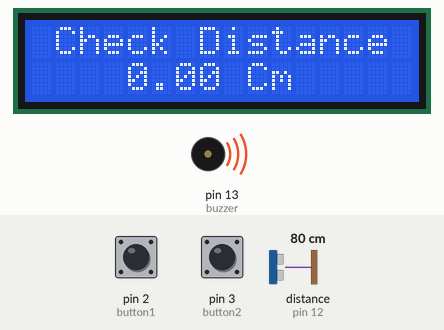
Bench run of a sketch on a simulated Arduino Uno, built with avr-gcc and run on an emulated ATmega328P. On the bench: 16×2 character LCD, buzzer (waves = sounding, pin HIGH). Wiring (inferred from the names in the program): ultrasonic range finder: trigger pin 11; echo pin 12. The test bench sets the inputs (shaded band); at power-on: distance to the obstacle (sensor on pin 12) 80 cm, pin 3 (button2) HIGH, pin 2 (button1) HIGH. The echo pulse lasts 58.3 µs per cm; pins used as bus, display or sensor lines are not drawn.

Above: at 1.29 s.
1.3 s: distance to the obstacle (sensor on pin 12) set to 2 cm
2.9 s: pin 3 (button2) pulled LOW for 0.15 s
At 3.01 s:
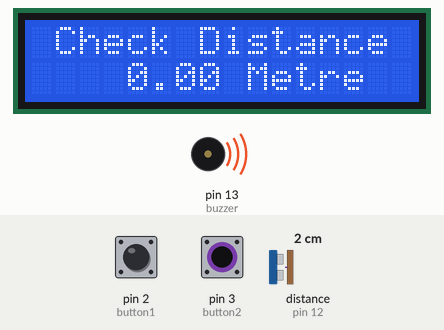
4.7 s: pin 3 (button2) pulled LOW for 1 s
At 4.8 s:
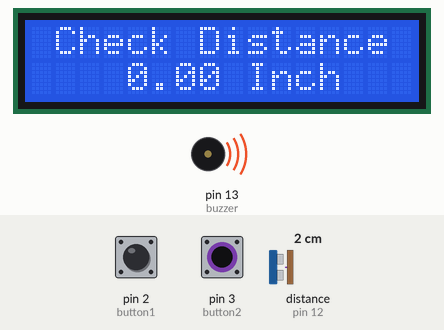
7.2 s: distance to the obstacle (sensor on pin 12) set to 4 cm
10.2 s: pin 2 (button1) pulled LOW for 0.15 s
At 10.62 s:
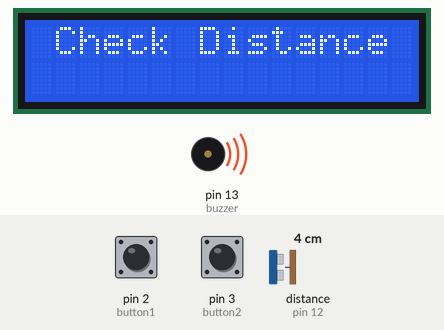
13.3 s: pin 3 (button2) pulled LOW for 0.15 s
At 13.42 s:
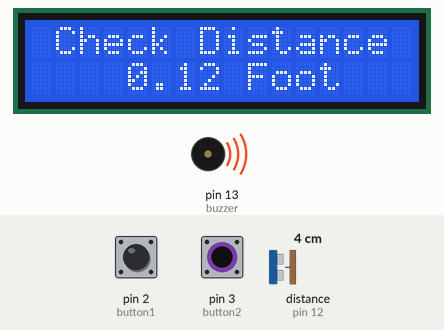
Timing chart, 0 to 16.1 s (numbered marks = the images above; inputs shaded):
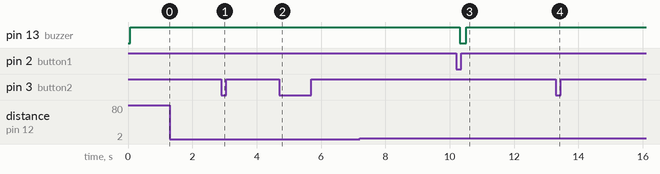

Measured:
- after the input at 2.9 s, the display: first differs from a run without the input after 0.11 s (image 1)
- after the input at 4.7 s, the display: first differs from a run without the input after 0.09 s (image 2)
- after the input at 10.2 s, pin 13 (buzzer): HIGH → LOW after 0.12 s, → HIGH 0.20 s later
- after the input at 13.3 s, the display: first differs from a run without the input after 0.12 s (image 4)

The sketch:

checkdistance.ino
```cpp
#include <LiquidCrystal_I2C.h>
#include <Bounce2.h>
#include <Wire.h>

#define button1 2
#define button2 3
#define buzzer 13
#define ultratrig 11
#define ultraecho 12
LiquidCrystal_I2C lcd(0x27, 16, 2);
Bounce btn1 = Bounce();
Bounce btn2 = Bounce();
Bounce btn3 = Bounce();

int mode = 1;
float cm = 0;
float duration=0;
float distance=0;
float a;
void setup() {
  // put your setup code here, to run once:
  lcd.init();
  lcd.backlight();
  pinMode(buzzer, OUTPUT);
  pinMode(ultratrig, OUTPUT);
  pinMode(ultraecho, INPUT);

  pinMode(button1, INPUT_PULLUP);
  btn1.attach(button1);
  btn1.interval(5);

  pinMode(button2, INPUT_PULLUP);
  btn2.attach(button2);
  btn2.interval(5);
  digitalWrite(buzzer,HIGH);

}

void loop() {
  // put your main code here, to run repeatedly:
  lcd.setCursor(1,0);
  lcd.print("Check Distance");
  lcd.setCursor(4,1);
  digitalWrite(11,LOW);
  delayMicroseconds(2);
  digitalWrite(11,HIGH);
  delayMicroseconds(10);
  digitalWrite(11,LOW);
  duration = pulseIn(12,HIGH);
  distance = (((331.5+(0.61*25))*duration)/2);
  a = distance*0.0001;
  btn1.update();
  if (btn1.fell()) {
    cm = a;
     digitalWrite(buzzer,LOW);
     delay(200);
     digitalWrite(buzzer,HIGH);
     delay(200);
  }
  btn2.update();
  if (btn2.fell()) {
    mode++;
  }
  if (mode > 5) {
    mode = 1;
  }
  lcddisplay();
  lcd.clear();
}
void lcddisplay() {
    if (mode == 1) {
      lcd.print(cm);//cm
      lcd.print(" Cm");
      delay(50);
    }
    if (mode == 2) {
      lcd.print(cm/100);//m
      lcd.print(" Metre");
      delay(50);
    }
    if (mode == 3) {
      lcd.print(cm*0.393701);//inch
      lcd.print(" Inch");
      delay(50);
    }
    if (mode == 4) {
      lcd.print(cm*0.0328084);//foot
      lcd.print(" Foot");
      delay(50);
    }
    if (mode == 5) {
      lcd.print(cm*0.0106361);//yard
      lcd.print(" Yard");
      delay(50);
    }
}
```
